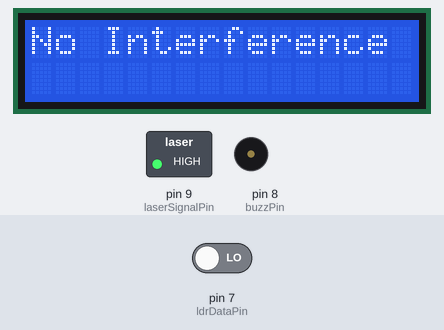
Recording of a sketch running on a simulated Arduino Uno, built with avr-gcc and run on an emulated ATmega328P. Parts: 16×2 character LCD, switched loads named in the sketch (green lamp = pin HIGH), buzzer (waves = sounding). Inputs (shaded band) come from the test bench; at power-on: pin 7 (ldrDataPin) LOW.

Above: at 1.2 s.
1.3 s: pin 7 (ldrDataPin) driven HIGH
At 1.7 s:
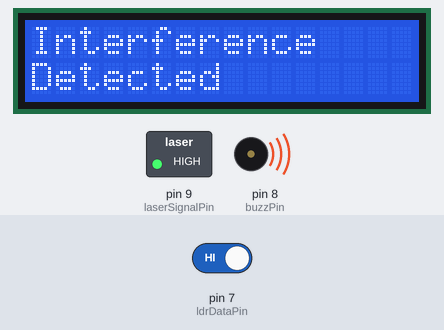
2.8 s: pin 7 (ldrDataPin) driven LOW
At 3.6 s:
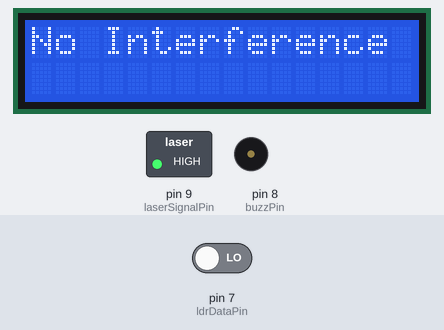
4.3 s: pin 7 (ldrDataPin) driven HIGH
At 5.6 s:
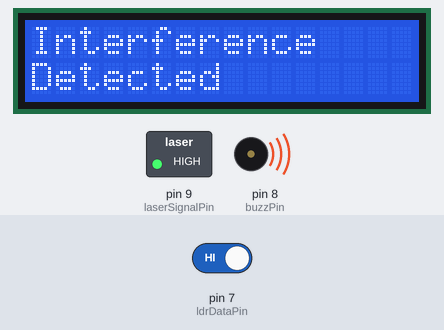
Timing chart, 0 to 7.3 s (numbered marks = the images above; inputs shaded):
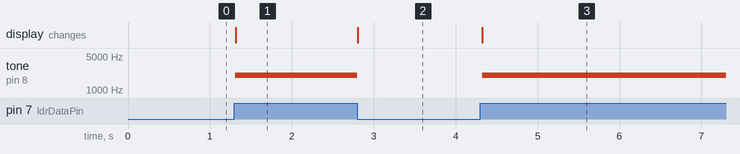

Measured:
- after the input at 1.3 s, tone on pin 8 (buzzPin): silent → 2000 Hz at once; the display: changes at once (image 1)
- after the input at 2.8 s, tone on pin 8 (buzzPin): 2000 Hz → silent at once; the display: changes at once (image 2)
- after the input at 4.3 s, tone on pin 8 (buzzPin): silent → 2000 Hz at once; the display: changes at once (image 3)

The sketch:

1.3.1_laser.ino
```cpp
/**
* TASK: 1.3.1
* NAME: Laser Security System
* DESC: Laser points at an LDR, if the "tripwire" is tripped, a buzzer sounds. Output is displayed on the LCD.
*/

#include <LiquidCrystal.h>

LiquidCrystal lcd(12, 11, 2, 3, 4, 5);
uint8_t buzzPin = 8;
uint8_t ldrDataPin = 7;
uint8_t laserSignalPin = 9;

void setup()
{
  lcd.begin(16, 2);
  pinMode(buzzPin, OUTPUT);
  pinMode(ldrDataPin,INPUT);
  pinMode(laserSignalPin, OUTPUT);
  digitalWrite(laserSignalPin, HIGH);
}

void loop()
{
  uint8_t noLight = digitalRead(ldrDataPin);

  if(noLight)
  {
    tone(buzzPin, 2000);
    lcd.clear();
    lcd.setCursor(0, 0);
    lcd.print("Interference");
    lcd.setCursor(0, 1);
    lcd.print("Detected");
  }
  else
  {
    noTone(buzzPin);
    lcd.clear();
    lcd.setCursor(0, 0);
    lcd.print("No Interference");
  }

  delay(50);

}
```
